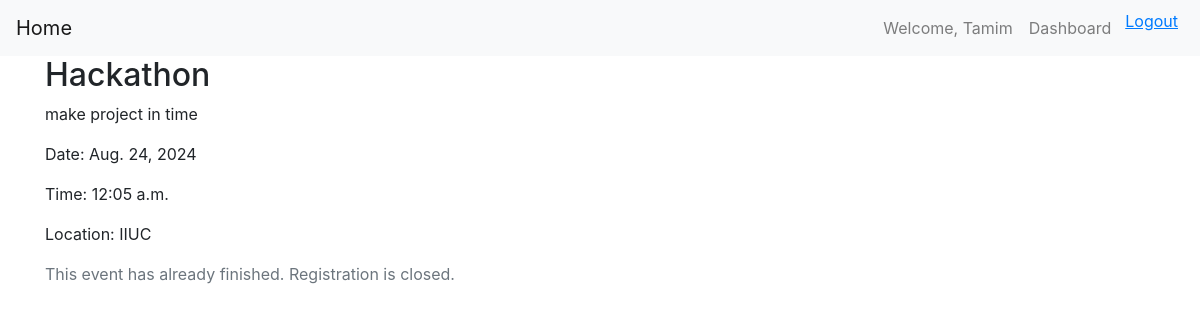
/2/ (signed in), run on the app's committed database.
### Events/models.py (models this page shows, shortened)
class Event(models.Model):
    title = models.CharField(max_length=200)
    description = models.TextField()
    date = models.DateField()
    time = models.TimeField()
    location = models.CharField(max_length=200)
    slots = models.IntegerField()

### Events/views.py (the view)
# urls.py: path('<int:pk>/', event_detail, name='event_detail'),
@login_required
def event_detail(request, pk):
    event = get_object_or_404(Event, pk=pk)
    now = timezone.now()
    is_upcoming = (event.date > now.date()) or (event.date == now.date() and event.time >= now.time())
    registration = Registration.objects.filter(event=event, user=request.user).first()
    return render(request, 'events/event_details.html', {
        'event': event,
        'registration': registration,
        'is_upcoming': is_upcoming
        })

### Templates/events/event_details.html
{% extends 'base.html' %}
{% block content %}
<h2>{{ event.title }}</h2>
<p>{{ event.description }}</p>
<p>Date: {{ event.date }}</p>
<p>Time: {{ event.time }}</p>
<p>Location: {{ event.location }}</p>
{% if user.is_authenticated %}
{% if is_upcoming %}
<p>Available Slots: {{ event.slots }}</p>
{% if registration %}
<form method="POST" action="{% url 'unregister_from_event' event.pk %}">
    {% csrf_token %}
    <button type="submit" class="btn btn-warning">Unregister from this Event</button>
</form>
{% else %}
{% if event.slots > 0 %}
    <form method="POST" action="{% url 'event_register' event.pk %}">
    {% csrf_token %}
    <button type="submit"class="btn btn-primary">Register for this Event</button>
    </form>
 {% else %}
    <p class="text-danger">No slots available for this event.</p>
    {% endif %}
    {% endif %}
{% else %}
    <p class="text-muted">This event has already finished. Registration is closed.</p>
{% endif %}
{% else %}
    <p><a href="{% url 'login' %}">Login</a> to register for this event.</p>
{% endif %}
{% endblock %}

### Templates/base.html (shortened to what this page needs)
<!DOCTYPE html>
<html lang="en">
<head>
    <link rel="stylesheet" href="https://stackpath.bootstrapcdn.com/bootstrap/4.5.2/css/bootstrap.min.css">
</head>
<body>
    <nav class="navbar navbar-expand-lg navbar-light bg-light">
        <a class="navbar-brand" href="{% url 'event_list' %}">Home</a>
        <div class="collapse navbar-collapse" id="navbarNav">
        <ul class="navbar-nav ml-auto">
            {% if user.is_authenticated %}
            <li class="nav-item">
                <span class="nav-link">Welcome, {{ user.username }}</span>
            </li>
            <li class="nav-item">
                <a class="nav-link" href="{% url 'user_dashboard' %}">Dashboard</a>
            </li>
            <li class="nav-item">
                <form id="logout-form" method="POST" action="{% url 'logout' %}">
                    <button type="submit" style="background:none;border:none;color:#007bff;text-decoration:underline;cursor:pointer;">
                        Logout
                    </button>
                </form>
            </li>
        {% else %}
            <li class="nav-item"><a href="{% url 'login' %}">Login</a></li>
            <li class="nav-item"><a href="{% url 'register' %}">Register</a></li>
        {% endif %}
        </ul>
    </div>
    </nav>
    <div class="container">
    {% block content %}
    {% endblock %}
    </div>
</body>
</html>

### data on the page
Event: title "Hackathon", description "make project in time", date "Aug. 24, 2024", time "12:05 a.m.", location "IIUC"

### other printed values
{{ user.username }} "Tamim"
